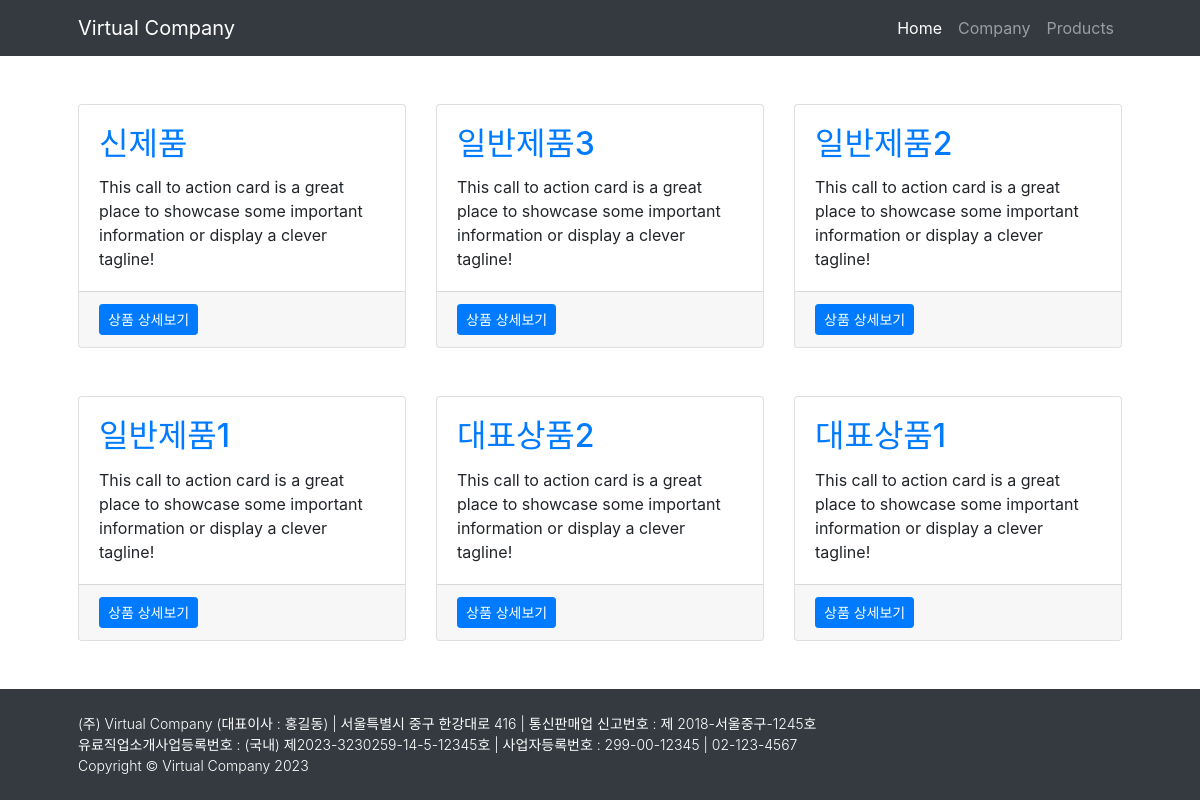
Before: /mysite/products/ with the older database file.
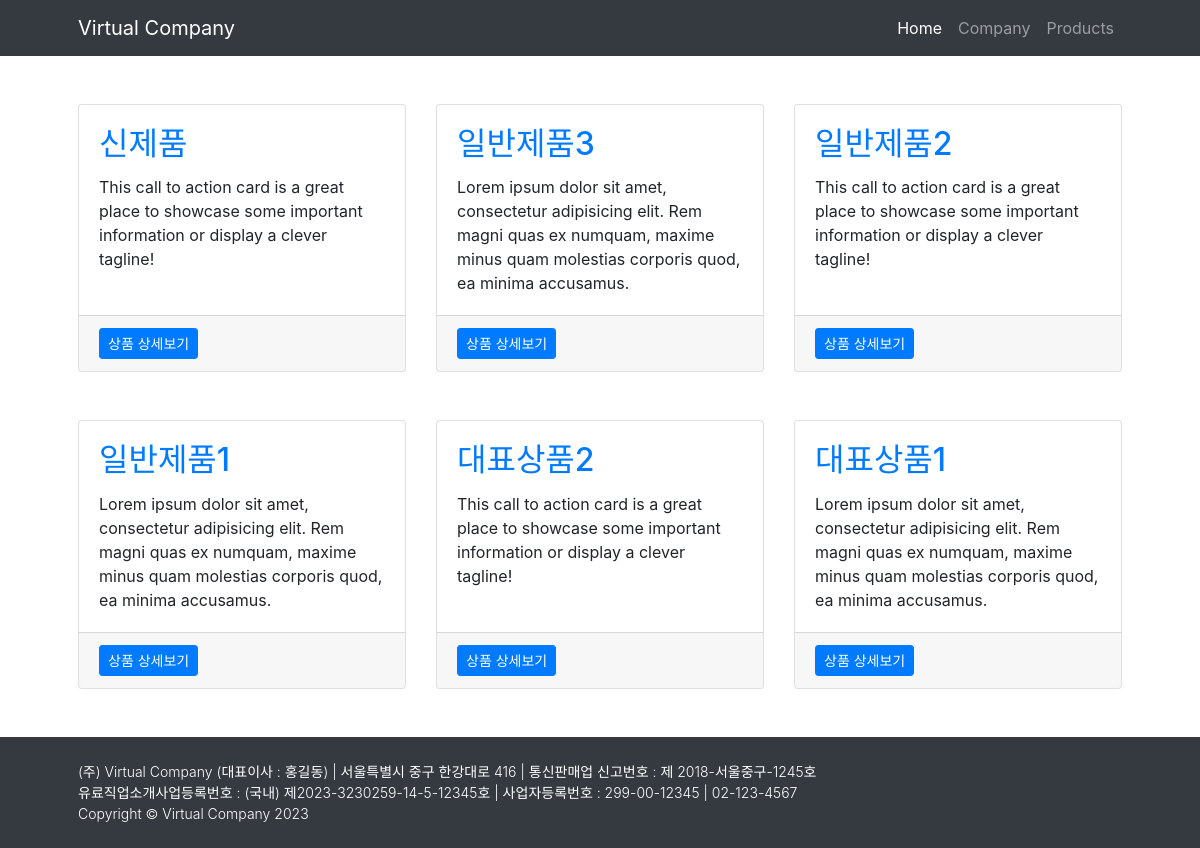
After: the same page with the newer database file.
### mysite/models.py (models this page shows)
class Product(models.Model):
    title = models.CharField(max_length=200)
    image = models.ImageField(upload_to='pics/%y%m/%d/',  null=True)
    sub_content = models.CharField(max_length=200, default='', null=True)
    content = models.TextField()
    pub_date = models.DateTimeField('date published')
    isMain = models.BooleanField()

### mysite/views.py (the view)
# urls.py: path('products/', views.products),
def products(req):
    content_list = Product.objects.order_by('-pub_date')
    context = {'content_list': content_list}
    return render(req, 'mysite/products_info.html', context)

### templates/mysite/products_info.html
{% extends 'base.html' %}
{% block content %}
<div class="container px-4 px-lg-5">
    {% if content_list %}
    <div class="row gx-4 gx-lg-5 pt-5">
        {% for content in content_list %}
            <div class="col-md-4 mb-5">
                <div class="card h-100">
                    <div class="card-body">
                        <h2 class="card-title"><a href="/mysite/{{content.id}}/">{{content.title}}</a></h2>
                        <p class="card-text">{{content.sub_content}}</p>
                    </div>
                    <div class="card-footer"><a class="btn btn-primary btn-sm" href="#!">상품 상세보기</a></div>
                </div>
            </div>
        {% endfor %}
    </div>
    {% else %}
        <p>content가 없습니다.</p>
    {% endif %}
</div>
{% endblock %}

Changed rows visible on the page:
changed Product "일반제품3": sub_content "This call to action card is a great place to showcase some important information or display a clever tagline!" → "Lorem ipsum dolor sit amet, consectetur adipisicing elit. Rem magni quas ex numquam, maxime minus quam molestias corporis quod, ea minima accusamus."
changed Product "일반제품1": sub_content "This call to action card is a great place to showcase some important information or display a clever tagline!" → "Lorem ipsum dolor sit amet, consectetur adipisicing elit. Rem magni quas ex numquam, maxime minus quam molestias corporis quod, ea minima accusamus."
changed Product "대표상품1": sub_content "This call to action card is a great place to showcase some important information or display a clever tagline!" → "Lorem ipsum dolor sit amet, consectetur adipisicing elit. Rem magni quas ex numquam, maxime minus quam molestias corporis quod, ea minima accusamus."
